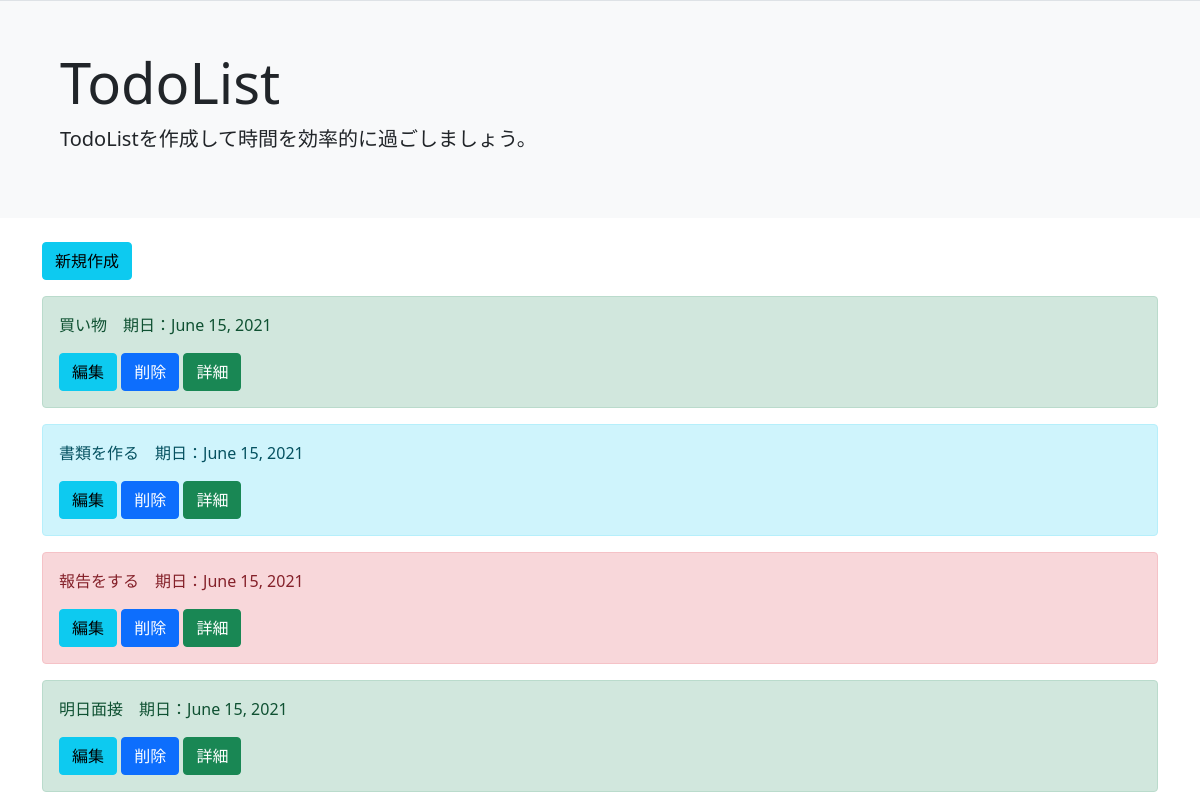
The page /list/ on the database as committed earlier.
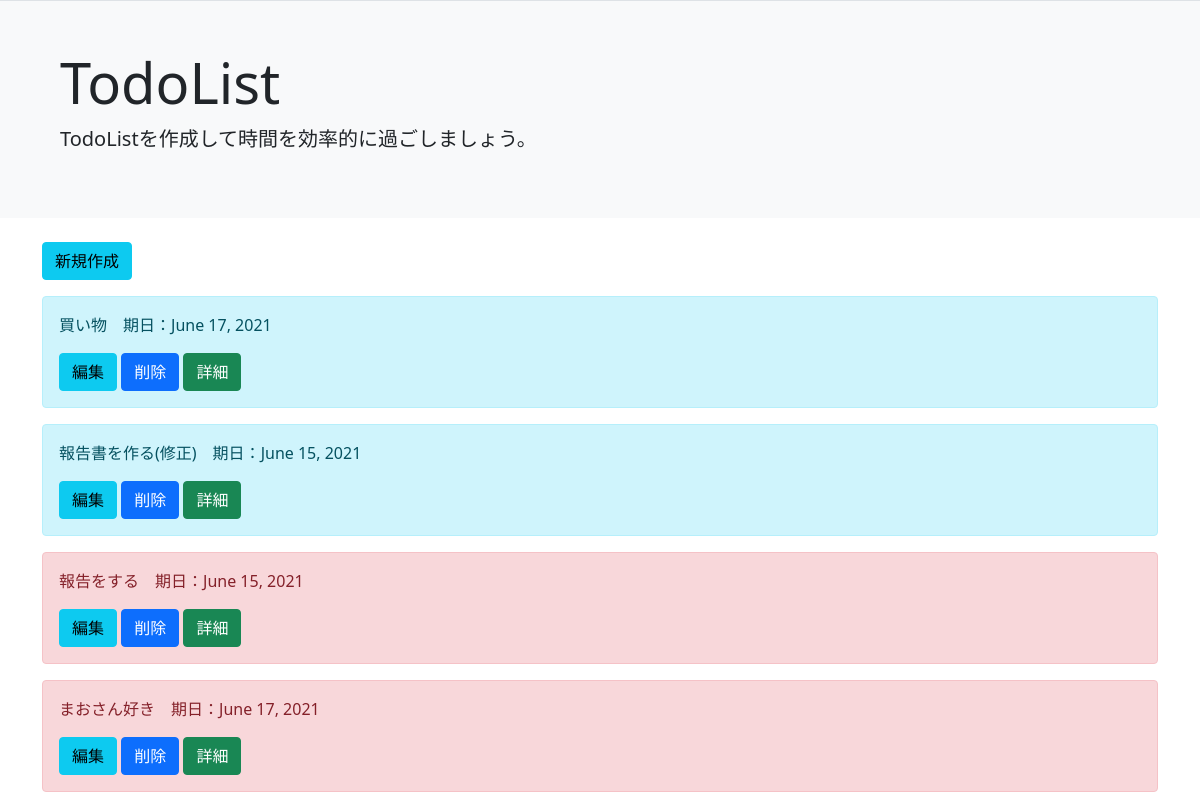
The same page on the database as committed later.
### todo/models.py (models this page shows, shortened)
class TodoModel(models.Model):
    title = models.CharField(max_length=100)
    memo = models.TextField()
    priority = models.CharField(
        max_length = 50,
        choices = PRIORITY
    )
    duedate = models.DateField()

### todo/views.py (the view)
# urls.py: path('list/', TodoList.as_view(), name = 'list'),
class TodoList(ListView):
    template_name = 'list.html'
    model = TodoModel

### templates/list.html
{% extends 'base.html' %}
{% block header %}
<div class="bg-light p-3 p-sm-5 mb-4 border-top">
    <div class="container">
        <h1 class="display-4">TodoList</h1>
        <p class="lead">TodoListを作成して時間を効率的に過ごしましょう。</p>
    </div>
</div>
{% endblock header %}
{% block content %}
<div class="container">
    <p><a href="{% url 'create' %}" class="btn btn-info" tabindex="-1" role="button" aria-disabled="true">新規作成</a></p>
    {% for item in object_list %}
    <div class="alert alert-{{ item.priority}}" role="alert">
        <p>{{ item.title }}　期日：{{ item.duedate }}</p>
        <a href="{% url 'update' item.pk %}" class="btn btn-info" tabindex="-1" role="button" aria-disabled="true">編集</a>
        <a href="{% url 'delete' item.pk %}" class="btn btn-primary" tabindex="-1" role="button" aria-disabled="true">削除</a>
        <a href="{% url 'detail' item.pk %}" class="btn btn-success" tabindex="-1" role="button" aria-disabled="true">詳細</a>
    </div>
    {% endfor %}
</div>
{% endblock content %}

### templates/base.html (shortened to what this page needs)
<!doctype html>
<html lang="en">
  <head>
    <link href="https://cdn.jsdelivr.net/npm/bootstrap@5.0.0-beta1/dist/css/bootstrap.min.css" rel="stylesheet">
  </head><body>
    {% block header %}
    {% endblock header%}
    {% block content %}
    {% endblock content %}
  </body>
</html>

Rows that differ between the two databases and show on the page:
removed TodoModel: title "明日面接", duedate "June 15, 2021", priority "success" (drawn)
changed TodoModel "買い物": priority "success" → "info" (drawn); duedate "June 15, 2021" → "June 17, 2021"
changed TodoModel: title "書類を作る" → "報告書を作る(修正)"
added TodoModel: title "まおさん好き", duedate "June 17, 2021", priority "danger" (drawn)
